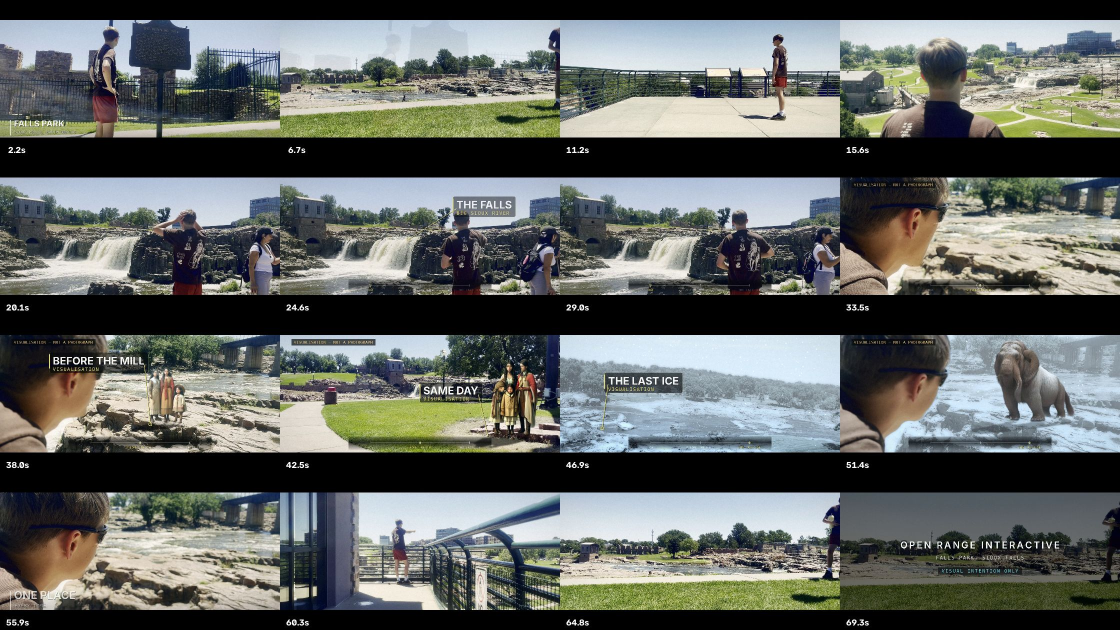
#> input picture handoff_media/r100__claude__v16__contact.jpg, 2240 x 1260 px (shown at 1/2 size)
$ python -i terrainmask.py   (imports and definitions only)
#> lines starting #> are read from the running program, lines starting #| are printed output that depends on the picture; after the words box and inside, x2 and y2 are one past the last pixel; in counts of white or black regions, pixels touching at a corner belong together
#> further down, picture is the input picture: shape (1260, 2240, 3); mean B, G, R 97.6, 100.8, 97.3
#!/usr/bin/env python3
"""r45's required correction: strata may only mark rock and ground.

r35 says terrain-only. At SMOOTH=8.0 the isolines became low-frequency, but they
still rode tree crowns, the water surface and the sky -- ChatGPT read that as
segmentation residue, correctly. This builds the material mask the effect is
allowed to draw inside.

EXCLUDED, per r45: sky, tree crowns and foliage, buildings and bridge, moving
water/ripple/foam, and people.
KEPT: large rock ledges, ground planes, terrain masses.

One attribution correction that goes back with the fix: the saturated blue at
0:45-0:51 is NOT mask residue. Measured on the plate BEFORE any strata, those
pixels sit at hue 224-242 deg with saturation 0.67-0.93 -- they are parked cars
in the lot behind the treeline, real content in the shot. The mask stops strata
from drawing over that band; it cannot remove the cars, and r45 requires the
framing be preserved.
"""
import numpy as np, cv2

def _smoothstep(x):
    x = np.clip(x, 0.0, 1.0)
    return x * x * (3.0 - 2.0 * x)

FAR_PCTL = 45.0   # the farthest 45% of each plate's own depth is background.
                  # A fixed absolute threshold does not transfer between plates:
                  # 0.16 excluded the d05 treeline perfectly but blocked 51% of
                  # d04 -- a wide flat landscape whose median depth is 0.143 --
                  # taking the rock flat with it. As a per-plate percentile, 45
                  # blocks the d04 treeline 100% and the d05 treeline 98.4%
                  # while leaving BOTH rock surfaces at 0% blocked. At 50 it
                  # starts eating d04's rock flat.


def terrain(bgr, depth=None, debug=False):
    """1.0 where strata may draw, 0.0 where they may not."""
#> called with debug = False
    b = np.clip(bgr.astype(np.float32), 0, 1) if bgr.dtype != np.uint8 \
        else bgr.astype(np.float32) / 255.0
    hsv = cv2.cvtColor((b * 255).astype(np.uint8), cv2.COLOR_BGR2HSV).astype(np.float32)
    hue = hsv[..., 0] * 2.0
    sat = hsv[..., 1] / 255.0
    val = hsv[..., 2] / 255.0
    lum = 0.114*b[..., 0] + 0.587*b[..., 1] + 0.299*b[..., 2]
    H, W = lum.shape

    # foliage: green, with any real colour in it
    foliage = ((hue > 55) & (hue < 175) & (sat > 0.16)).astype(np.float32)
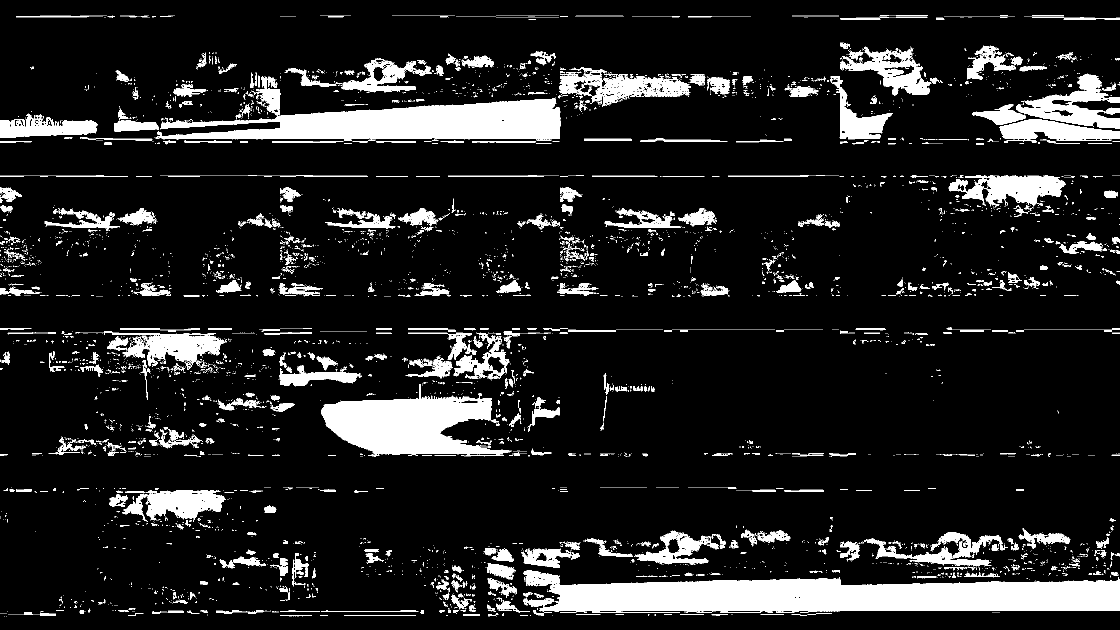
#> foliage: shape (1260, 2240) float32 (shown at 1/2 size); values 0 (black) and 1 (white), 11.9% white; 7269 white regions (6513 under 20 px), largest, box (x1, y1, x2, y2) and area: (1047, 1141, 2240, 1226) 67871, (311, 196, 1122, 279) 40605, (642, 768, 1022, 913) 29911
    # sky: bright, blue, and in the upper part of the frame
    ygrad = np.linspace(1.0, 0.0, H, dtype=np.float32)[:, None]
    sky = (((hue > 170) & (hue < 265) & (val > 0.62)).astype(np.float32)
           * np.repeat(ygrad, W, axis=1))
    # saturated non-mineral objects: cars, clothing, painted metal. Quartzite
    # never reaches this saturation.
    manmade = ((sat > 0.42) & ~((hue < 45) | (hue > 330))).astype(np.float32)
#> manmade: shape (1260, 2240) float32; values 0 (black) and 1 (white), 13.1% white; 9781 white regions (9148 under 20 px), largest, box (x1, y1, x2, y2) and area: (976, 1059, 2240, 1233) 59956, (313, 200, 1121, 289) 29462, (136, 655, 1829, 836) 25296
    # foam and specular water: only the genuinely blown white water.
    # At 0.80 this rule blocked 36.6% of the d04 plate -- sunlit pale quartzite
    # reads bright and colourless too, and over-blocking TERRAIN is a worse
    # failure here than under-blocking water. At 0.90 it takes 5.2%.
    foam = ((lum > 0.90) & (sat < 0.14)).astype(np.float32)
#> foam: shape (1260, 2240) float32; values 0 (black) and 1 (white), 3.4% white; 7264 white regions (6881 under 20 px), largest, box (x1, y1, x2, y2) and area: (1206, 670, 1658, 765) 18277, (1148, 1145, 1650, 1169) 4634, (718, 1170, 877, 1220) 4212
    # water: SMOOTH and bluish, at any brightness. Luminance is the wrong
    # discriminator and keying on it missed the biggest pool in d05 -- that
    # pool measures lum 0.685 while the rock ledge beside it is DARKER at
    # 0.386. What separates them is texture: the pool's local roughness is
    # 0.041, the ledge's is 0.140.
    m = cv2.blur(lum, (21, 21)); sq = cv2.blur(lum*lum, (21, 21))
    rough = np.sqrt(np.maximum(sq - m*m, 0.0))
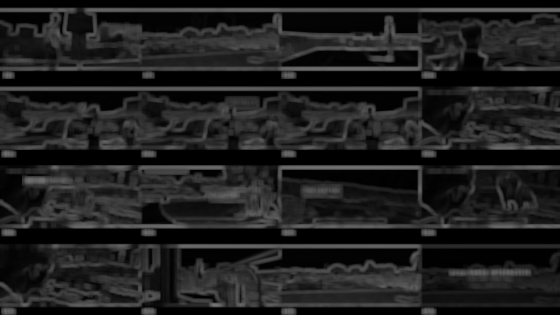
#> rough: shape (1260, 2240) float32 (shown at 1/4 size); min 0, max 0.462, mean 0.122
    water = (((hue > 150) & (hue < 265) & (sat < 0.22) & (rough < 0.060))
             .astype(np.float32))
#> water: shape (1260, 2240) float32; values 0 (black) and 1 (white), 11.6% white; 626 white regions (503 under 20 px), largest, box (x1, y1, x2, y2) and area: (1128, 50, 2240, 135) 53255, (387, 50, 1101, 131) 38874, (1689, 995, 2240, 1075) 36213

    # buildings, bridge, walls: long straight edges. Terrain has none.
    g = (lum * 255).astype(np.uint8)
    e = cv2.Canny(g, 60, 160)
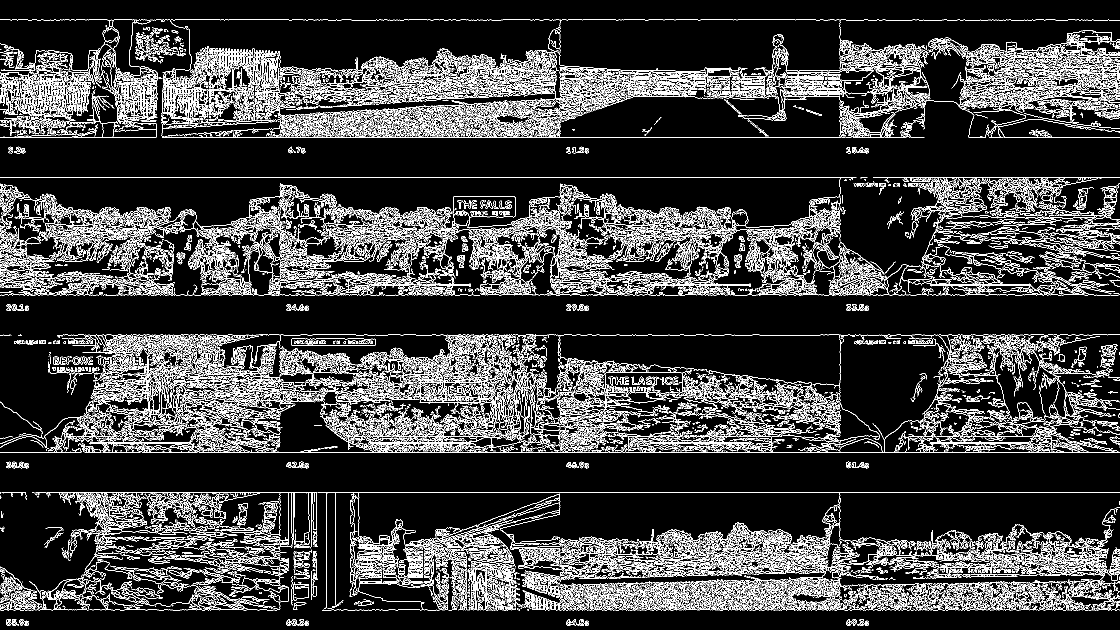
#> e: shape (1260, 2240) (shown at 1/2 size); 14.4% white in thin lines or dots
    horiz = cv2.morphologyEx(e, cv2.MORPH_OPEN, cv2.getStructuringElement(cv2.MORPH_RECT, (61, 1)))
#> horiz: shape (1260, 2240); 0.16% white in thin lines or dots, all inside (x1, y1, x2, y2) = (0, 39, 2240, 985)
    vert = cv2.morphologyEx(e, cv2.MORPH_OPEN, cv2.getStructuringElement(cv2.MORPH_RECT, (1, 41)))
#> vert: shape (1260, 2240); 0.03% white in thin lines or dots, all inside (x1, y1, x2, y2) = (287, 170, 974, 1218)
    built = cv2.dilate(np.maximum(horiz, vert), np.ones((25, 25), np.uint8)).astype(np.float32) / 255.0
#> built: shape (1260, 2240) float32; values 0 (black) and 1 (white), 4.8% white; 26 white regions, largest, box (x1, y1, x2, y2) and area: (460, 343, 1069, 368) 15225, (1104, 343, 1651, 368) 13675, (605, 973, 666, 1227) 9934

    # FAR BACKGROUND, by depth. r47 found pale contours still describing the
    # d05 treeline and individual crowns, and on that plate NOTHING in colour
    # or texture separates distant foliage from rock: the treeline measures
    # hue 110 / sat 0.111 against a rock ledge at hue 134 / sat 0.114, and
    # their high-frequency energy is 8.5 against 8.6. Depth does separate them
    # cleanly -- treeline 0.067, rock ledge 0.294 -- so at FAR_DEPTH the
    # treeline is 100% excluded and the ledge 0%.
    far = np.zeros_like(lum)
    if depth is not None:
        d = cv2.resize(depth.astype(np.float32), (W, H)) if depth.shape != lum.shape \
            else depth.astype(np.float32)
        th = float(np.percentile(d, FAR_PCTL))
        far = 1.0 - _smoothstep((d - th * 0.55) / max(th * 0.9, 1e-3))

    block = np.clip(foliage + sky + manmade + foam + water + built + far, 0.0, 1.0)
    block = cv2.GaussianBlur(block, (0, 0), 5.0)
    keep = 1.0 - _smoothstep((block - 0.18) / 0.34)
#> in _smoothstep, `x = np.clip(x, 0.0, 1.0)`:
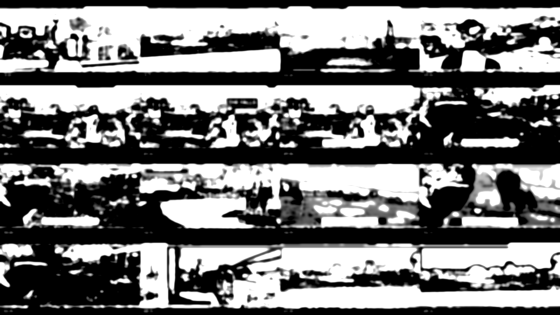
#> x: shape (1260, 2240) float32 (shown at 1/4 size); min 0, max 1, mean 0.475
    keep = cv2.GaussianBlur(keep, (0, 0), 7.0)
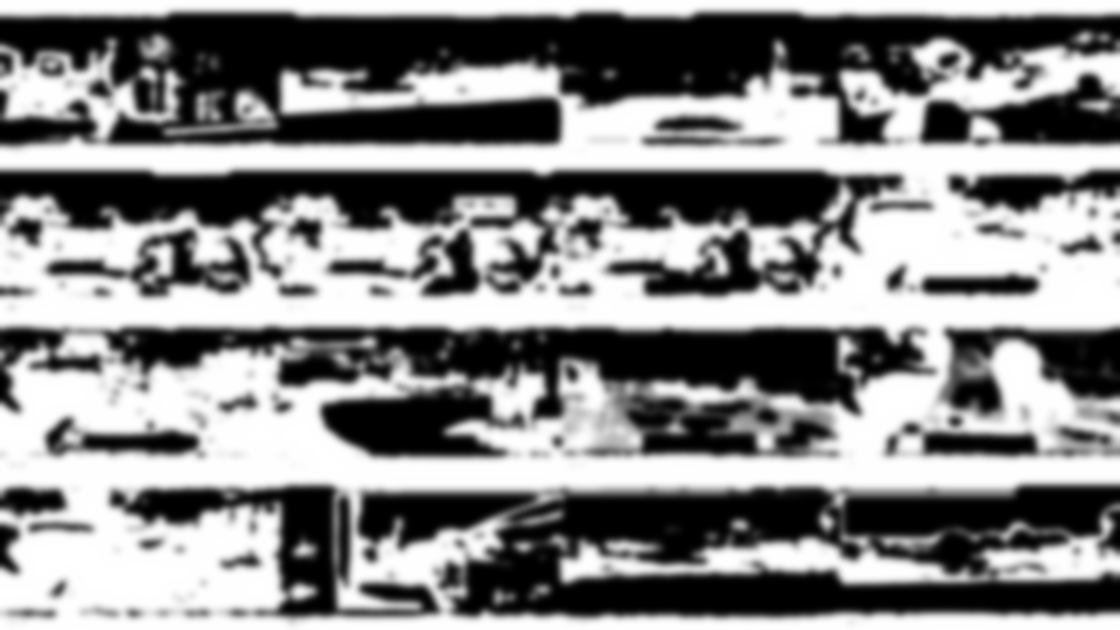
#> keep: shape (1260, 2240) float32 (shown at 1/2 size); min 0, max 1, mean 0.527
    if debug:
        return keep, dict(foliage=float(foliage.mean()), sky=float(sky.mean()),
                          manmade=float(manmade.mean()), foam=float(foam.mean()),
                          water=float(water.mean()), built=float(built.mean()),
                          far=float(far.mean()), keep=float(keep.mean()))
    return keep

>>> import cv2
>>> picture = cv2.imread('../handoff_media/r100__claude__v16__contact.jpg')
>>> result = terrain(picture)

$ run again, on handoff_media/r107__claude__v18__contact.jpg
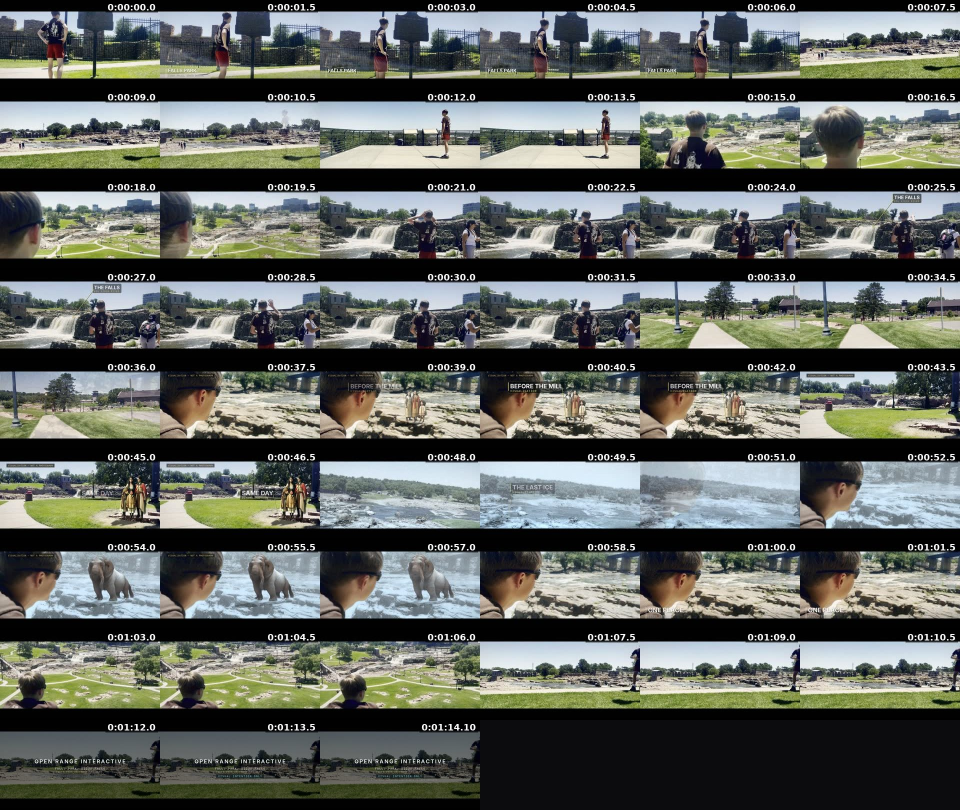
#> input picture handoff_media/r107__claude__v18__contact.jpg, 1920 x 1620 px (shown at 1/2 size)
#> picture is the input picture: shape (1620, 1920, 3); mean B, G, R 94.3, 99.4, 95.7
#> in terrain, `foliage = ((hue > 55) & (hue < 175) & (sat > 0.16)).astype(np.float32)`:
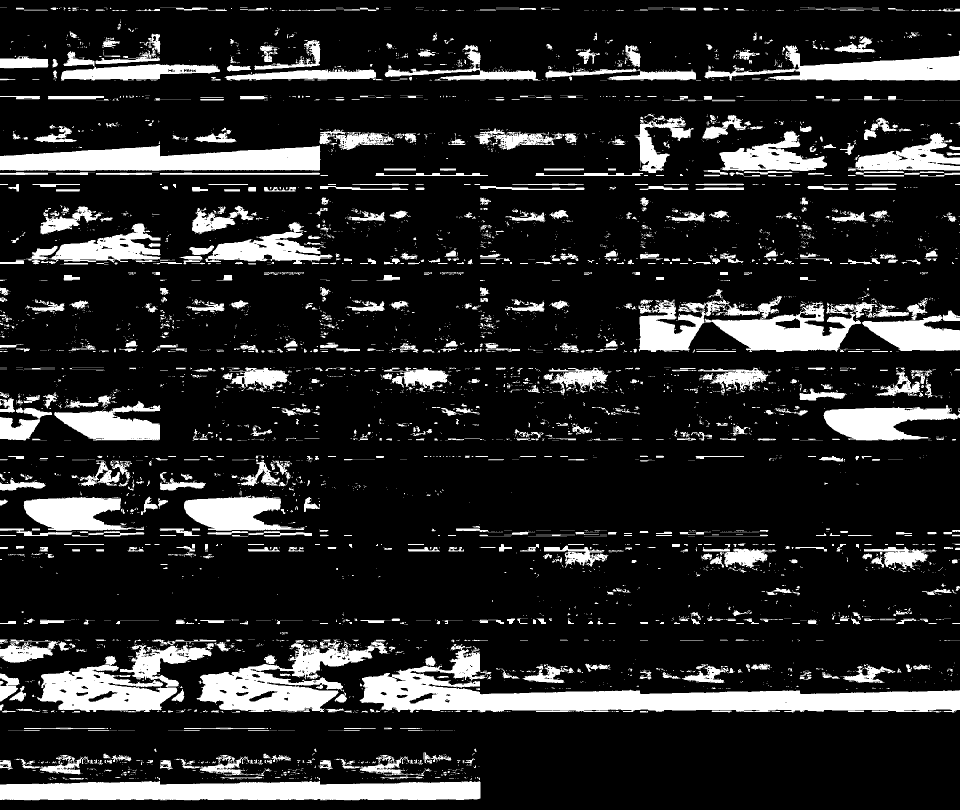
#> foliage: shape (1620, 1920) float32 (shown at 1/2 size); values 0 (black) and 1 (white), 15.7% white; 7483 white regions (6412 under 20 px), largest, box (x1, y1, x2, y2) and area: (719, 1288, 1920, 1425) 53271, (0, 1562, 961, 1601) 32506, (1277, 592, 1722, 704) 25213
#> manmade: shape (1620, 1920) float32; values 0 (black) and 1 (white), 14.2% white; 9476 white regions (8362 under 20 px), largest, box (x1, y1, x2, y2) and area: (727, 1365, 1920, 1416) 30193, (0, 1554, 961, 1601) 28260, (0, 295, 1296, 352) 19870
#> foam: shape (1620, 1920) float32; values 0 (black) and 1 (white), 3.2% white; 6405 white regions (5802 under 20 px), largest, box (x1, y1, x2, y2) and area: (1007, 924, 1264, 976) 7974, (80, 396, 254, 419) 1987, (745, 311, 862, 331) 1635
#> water: shape (1620, 1920) float32; values 0 (black) and 1 (white), 12.5% white; 617 white regions (429 under 20 px), largest, box (x1, y1, x2, y2) and area: (960, 1440, 1920, 1620) 171924, (0, 213, 875, 257) 23930, (650, 933, 1275, 970) 11864
#> e: shape (1620, 1920); 14.9% white in thin lines or dots
#> horiz: shape (1620, 1920); 0.23% white in thin lines or dots, all inside (x1, y1, x2, y2) = (0, 24, 1916, 1464)
#> vert: shape (1620, 1920); 0% white in thin lines or dots, all inside (x1, y1, x2, y2) = (301, 35, 302, 79)
#> built: shape (1620, 1920) float32; values 0 (black) and 1 (white), 6.6% white; 54 white regions, largest, box (x1, y1, x2, y2) and area: (627, 324, 1285, 349) 16450, (521, 144, 985, 169) 11600, (882, 551, 1184, 577) 7572
#> in terrain, `keep = cv2.GaussianBlur(keep, (0, 0), 7.0)`:
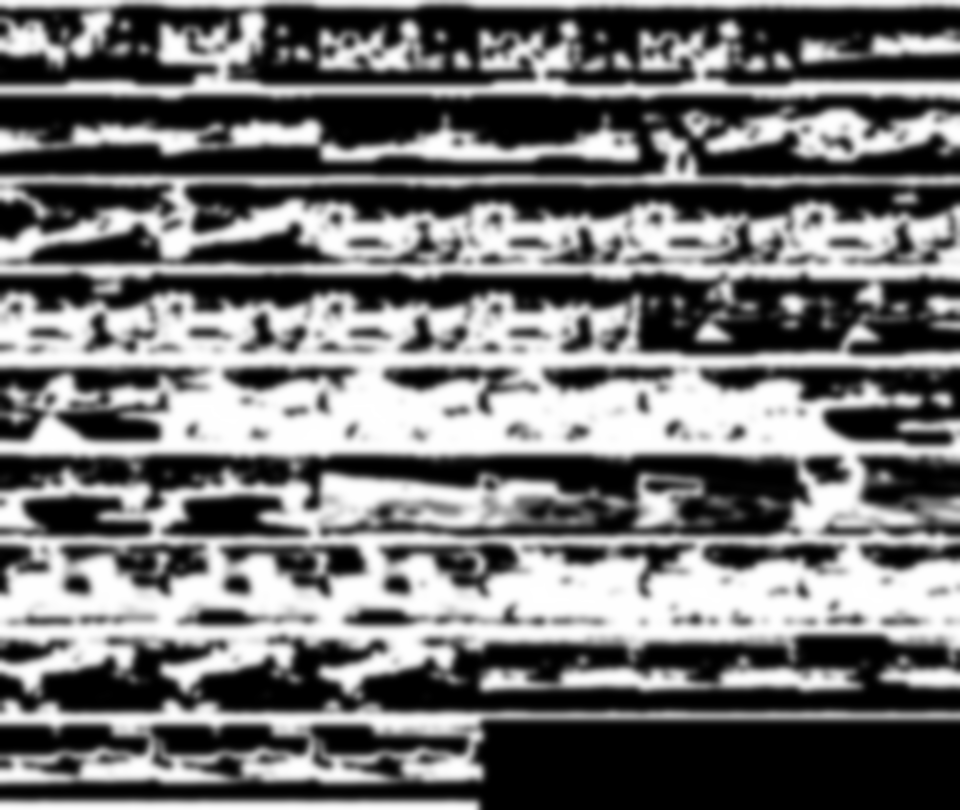
#> keep: shape (1620, 1920) float32 (shown at 1/2 size); min 0, max 1, mean 0.45
